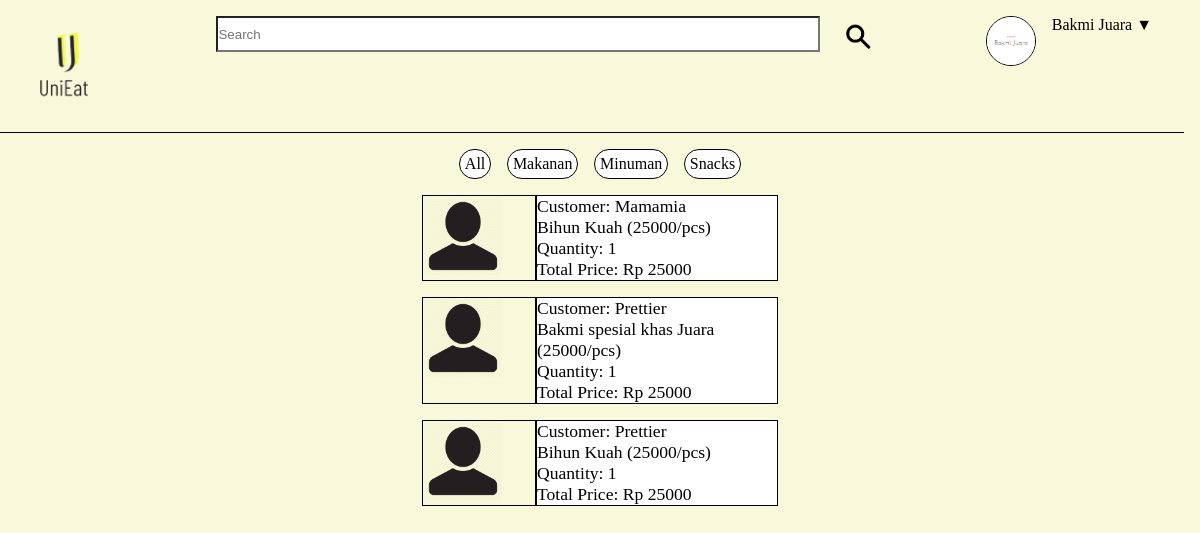
Page /TenantPage.php (signed in) on the committed database.
### tables this page shows
CREATE TABLE `tenant` (
  `tenantID` int(10) NOT NULL,
  `tenantEmail` varchar(155) NOT NULL,
  `tenantUsername` varchar(20) NOT NULL,
  `tenantCategory` varchar(50) NOT NULL,
  `tenantRating` int(2) NOT NULL,
  `tenantPhoneNumber` varchar(20) NOT NULL,
  `tenantPassword` varchar(20) NOT NULL,
  `tenantLogo` varchar(500) NOT NULL
);

### TenantPage.php (the view, shortened to what this page needs)
<?php
  include('koneksi.php');
  $email = $_COOKIE['logintenantemail'];
  $profile = "SELECT * FROM  `tenant` WHERE tenantEmail LIKE '$email'";
  $prof = mysqli_query($con, $profile);
  $count = mysqli_fetch_array($prof);
  $t_id = $count['tenantID'];
?>
<!DOCTYPE html>
<html lang="en">
  <head>
    <link rel="stylesheet" href="style.css" />
  </head>
  <body>
    <header>
      <div class="header-left">
        <img src="assets/UniEat.png" alt="UniEat Logo" />
      </div>
      <div class="header-middle">
        <form action="" class="header-middle">
          <input type="text" name="search" id="search" placeholder="Search" />
          <label for="search"
            ><img src="assets/search.png" alt="search logo"
          /></label>
        </form>
      </div>
      <div class="header-right profile">
        <img src="<?= $count['tenantLogo']?>" alt="Profile" />
        <div class="profile">
          <div id="profile-name">
            <?= $count['tenantUsername']?>
            &#9660
          </div>
          <br>
        </div>
      </div>
    </header>
    <div class="body">
      <div class="menu-bar">
        <div class="btn">All</div>
        <div class="btn">Makanan</div>
        <div class="btn">Minuman</div>
        <div class="btn">Snacks</div>
      </div>
      <div class="customers">
      <div id="customer-list">
        <?php
            $query = "SELECT cus.customerUsername, ord.orderQty, prd.productName, prd.productPrice, prd.tenantID ,SUM(ord.orderQty*prd.productPrice) as totalPrice FROM `order` ord JOIN `product` prd ON prd.productID = ord.productID JOIN `customer` cus ON cus.customerID = ord.customerID WHERE prd.tenantID LIKE '$t_id' GROUP BY cus.customerUsername, prd.productName";
            $res = mysqli_query($con, $query);
            while($data = mysqli_fetch_array($res)){
              ?>
              <div class="pemisah">
                <div class="logo-customer"><img src="assets/userprofile.png" alt="" style="width: 5rem; height: 5rem"></div>
                <div id="customer-details">
                  <div class="detail" id="name">Customer: <?= $data['customerUsername']?></div>
                  <div class="detail" id="productname"><?= $data['productName']?> (<?=$data['productPrice']?>/pcs)</div>
                  <div class="detail" id="quantity">Quantity: <?= $data['orderQty']?></div>
                  <div class="detail" id="price">Total Price: Rp <?= $data['totalPrice']?></div>
                </div>
              </div>
              <?php
            }
          ?>
      </div>
    </div>
  </body>
</html>

### style.css (style rules this page uses)
* { margin: 0; padding: 0; background-color: rgb(248, 248, 218); }
header { display: flex; flex-direction: row; position: relative; width: 96vw; justify-content: space-between; text-align: center; padding: 1rem; border-bottom: 1px solid black; }
.header-left img { width: 6rem; height: 6rem; }
.header-middle { display: flex; width: fit-content; height: fit-content; flex-direction: row; column-gap: 1rem; }
.header-middle input { width: 50vw; height: 2rem; }
.header-middle img { width: 2.8rem; cursor: pointer; }
.header-middle input { background-color: white; }
.header-right { display: flex; flex-direction: row; column-gap: 1rem; justify-content: center; padding-right: 1rem; text-align: center; height: fit-content; }
.header-right img { width: 3rem; height: 3rem; border-radius: 2rem; border: 1px solid black; }
.profile { position: relative; cursor: pointer; top: 0; justify-content: center; }
.body { position: relative; display: flex; flex-direction: column; row-gap: 1rem; text-align: center; padding-top: 1rem; }
.body .menu-bar { display: flex; flex-direction: row; column-gap: 1rem; justify-content: center; }
.body .menu-bar .btn { border: 1px solid black; border-radius: 1rem; padding: 0.3rem; color: black; background-color: white; cursor: pointer; }
.detail { text-align: left; }
.body #customer-list, .body #tenant-list { flex-wrap: wrap; display: flex; position: relative; flex-direction: column; row-gap: 1rem; justify-content: center; text-align: center; align-items: center; }
.body #customer-list .pemisah, .body #tenant-list .pemisah { display: flex; flex-direction: row; column-gap: 2rem; width: fit-content; border: 1px solid black; }
.body #customer-list .pemisah #customer-details, .body #tenant-list .pemisah #tenant-details { justify-content: center; border-left: 2px solid black; background-color: white; }
.body #customer-list .pemisah #customer-details .detail, .body #tenant-list .pemisah #tenant-details .detail { display: flex; flex-direction: column; background-color: white; flex-wrap: wrap; width: 15rem; text-align: left; font-size: 1.1rem; }

### rows in the picture
tenant: tenantLogo (picture), tenantUsername "Bakmi Juara"

### other values in the picture
$data['customerUsername'] "Mamamia"
$data['productName'] "Bihun Kuah"
$data['productPrice'] "25000"
$data['orderQty'] "1"
$data['totalPrice'] "25000"
$data['customerUsername'] "Prettier"
$data['productName'] "Bakmi spesial khas Juara"
